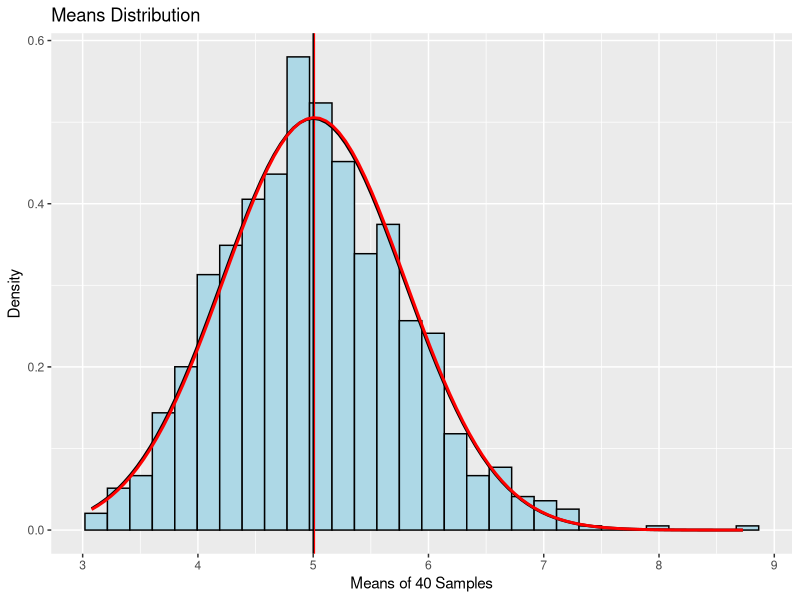

Generate this figure with R:
library(ggplot2)
set.seed(100191)
n<-40
lambda<-0.2
nTest<-1000
exp<-matrix(rexp(n * nTest, lambda),nTest)
mns<-rowMeans(exp)

sampleMean<-mean(mns)
theoMean<-1/lambda

sampleVar<-var(mns)
theoVar<-(1/lambda)^2/n

sampleSd<-sd(mns)
theoSd<-1/(lambda*sqrt(n))

data<-data.frame(mns)
p<-ggplot(data,aes(x=mns))
p<-p+geom_histogram(aes(y=..density..),color='black',fill='lightblue')
p<-p+labs(title = 'Means Distribution',x = 'Means of 40 Samples', y = 'Density')
p<-p+geom_vline(aes(xintercept = sampleMean),color='red')
p<-p+geom_vline(aes(xintercept = theoMean),color='black')
p<-p+stat_function(fun = dnorm,args = list(mean=theoMean,sd=theoSd),color='black',size=1.0)
p<-p+stat_function(fun = dnorm,args = list(mean=sampleMean,sd=sampleSd),color='red',size=1.0)
p


